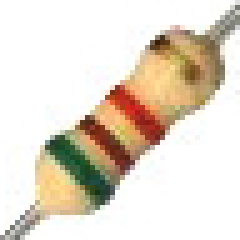
#> input picture datasets/dataset1/resistor.jpg, 48 x 48 px (shown 5 times larger)
$ python create_dataset.py
#> lines starting #> are read from the running program, lines starting #| are printed output that depends on the picture
#!/usr/bin/env python3
# -*- coding: utf-8 -*-
"""
Created on Fri Feb 23 20:31:46 2018

@author: carles
"""

# Creates a picture with a number of resistors in random positions

import random
from PIL import Image
import numpy as np

from matplotlib import pyplot as plt

base_img = Image.open('resistor.jpg')
#> base_img is the input picture: PIL image 48x48 RGB; mean R, G, B 228.8, 218.7, 205.2

dim = 48 # dimensions of the base square image
num = 50 # number of images to be generated
p = 0.3 # fraction of resistors pasted

imgs = [] # images
boxs = [] # positions

for n in range(0, num):
    img = Image.new('F', (240, 240), 'white')
    bs = [] #np.array([]) # boxes for this image
    for i  in range(0, 5):
        for j in range(0, 5):
            if  random.random() < p:
                x = i*48
                y = j*48
                box = (x, y, x + 48, y + 48)
                img.paste(base_img, box)
                bs.extend(box)
    imgs.append(np.asarray(img, dtype=int).flatten())
    boxs.append(bs)

    if n < 5:
        plt.figure()
        plt.imshow(np.asarray(img), cmap = 'gray' )
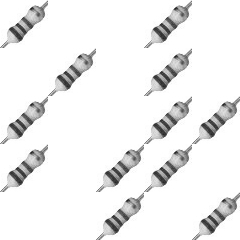
#> img: PIL image 240x240 F; min 33.92, max 255, mean 238.3
#> after the loop, boxs = 50 items; imgs = 50 items

# Fill all rows with -1 to make a rectangular array
maxl = max([len(bs) for bs in boxs])
#> maxl = 52
for bs in boxs:
    bs.extend([-1]*(maxl-len(bs)))
#> this loop made 50 passes


np.savetxt("dataset1_imgs.csv", np.array(imgs), delimiter=',', fmt='%d')
np.savetxt("dataset1_boxs.csv", np.array(boxs), delimiter=',', fmt='%d')


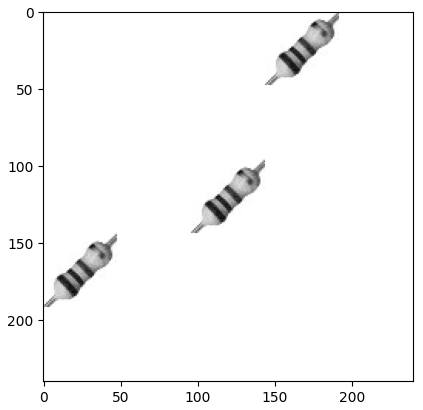
#> figure drawn by matplotlib, 1 panel
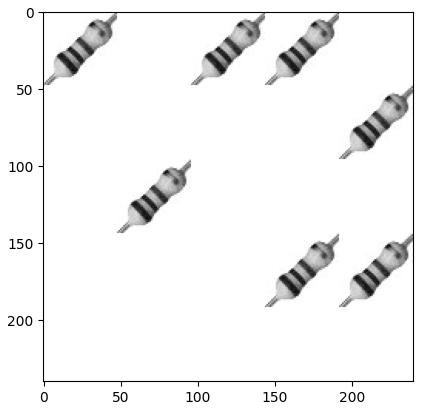
#> figure drawn by matplotlib, 1 panel
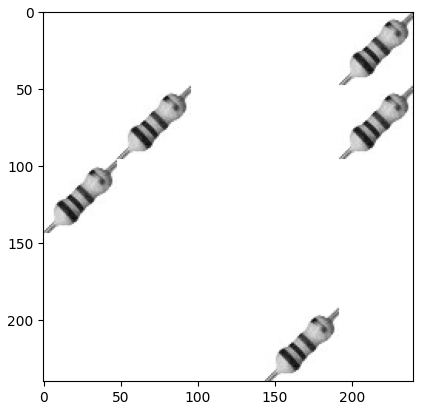
#> figure drawn by matplotlib, 1 panel
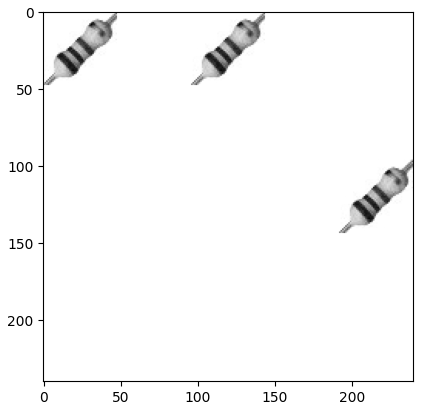
#> figure drawn by matplotlib, 1 panel
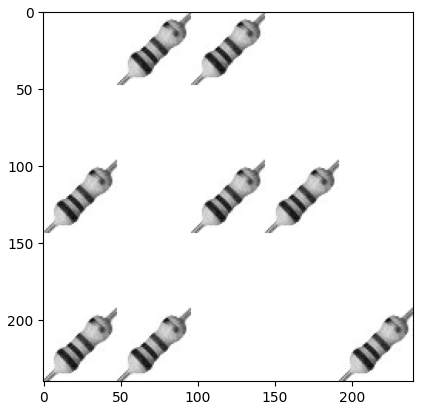
#> figure drawn by matplotlib, 1 panel
